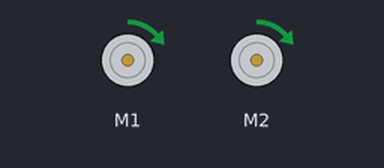
Recording of a sketch running on a simulated Arduino Uno, built with avr-gcc and run on an emulated ATmega328P. Parts: 2 × DC motor (green arrow = forward, orange = backward, longer = faster). What the sketch prints to the serial monitor is not drawn.

Above: at 10.7 s.
Timing chart, 0 to 14.6 s (numbered marks = the images above):
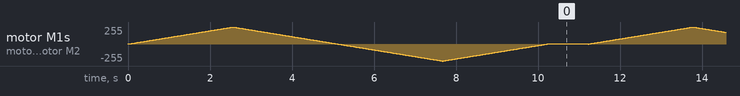

The sketch:

MOTOR_2_TEST.ino
```cpp
// (licence header left out)
#include <AFMotor.h>

AF_DCMotor motor1(1); //канал М1 на Motor Shield — задний левый
AF_DCMotor motor2(2); //канал М2 на Motor Shield — задний правый
int i;
int del=10;
void setup() {
  Serial.begin(9600);           // set up Serial library at 9600 bps
  Serial.println("Motor test!");

  // turn on motor
  motor1.setSpeed(250);
  motor2.setSpeed(250);
    motor1.run(RELEASE);
      motor2.run(RELEASE);

}

void loop() {

        motor1.run(FORWARD);
      motor2.run(FORWARD);
  for (i=0; i<255; i++) {
 motor1.setSpeed(i);
      motor2.setSpeed(i);
       delay(del);
 }

  for (i=255; i!=0; i--) {
 motor1.setSpeed(i);
      motor2.setSpeed(i);    delay(del);
 }

  Serial.print("tock");

       motor1.run(BACKWARD);
      motor2.run(BACKWARD);
  for (i=0; i<255; i++) {
    motor1.setSpeed(i);
      motor2.setSpeed(i);

    delay(del);
 }

  for (i=255; i!=0; i--) {
 motor1.setSpeed(i);
      motor2.setSpeed(i);     delay(del);
 }


  Serial.print("tech");
motor1.run(FORWARD);
      motor2.run(FORWARD);
  delay(1000);
}
```
